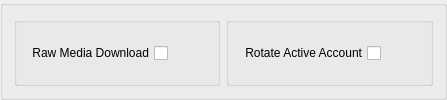
                <widget class="QGroupBox" name="gb0_6">
                 <property name="title">
                  <string/>
                 </property>
                 <property name="flat">
                  <bool>true</bool>
                 </property>
                 <layout class="QHBoxLayout" name="horizontalLayout_12">
                  <item>
                   <widget class="QGroupBox" name="groupBox_132">
                    <property name="title">
                     <string/>
                    </property>
                    <layout class="QHBoxLayout" name="horizontalLayout_241">
                     <item>
                      <widget class="QCheckBox" name="raw_media_download">
                       <property name="toolTip">
                        <string/>
                       </property>
                       <property name="layoutDirection">
                        <enum>Qt::RightToLeft</enum>
                       </property>
                       <property name="text">
                        <string>Raw Media Download</string>
                       </property>
                      </widget>
                     </item>
                     <item>
                      <spacer name="horizontalSpacer_50">
                       <property name="orientation">
                        <enum>Qt::Horizontal</enum>
                       </property>
                       <property name="sizeHint" stdset="0">
                        <size>
                         <width>40</width>
                         <height>20</height>
                        </size>
                       </property>
                      </spacer>
                     </item>
                    </layout>
                   </widget>
                  </item>
                  <item>
                   <widget class="QGroupBox" name="groupBox_25">
                    <property name="title">
                     <string/>
                    </property>
                    <layout class="QHBoxLayout" name="horizontalLayout_31">
                     <item>
                      <widget class="QCheckBox" name="rotate_active_account_number">
                       <property name="layoutDirection">
                        <enum>Qt::RightToLeft</enum>
                       </property>
                       <property name="text">
                        <string>Rotate Active Account</string>
                       </property>
                      </widget>
                     </item>
                     <item>
                      <spacer name="horizontalSpacer_17">
                       <property name="orientation">
                        <enum>Qt::Horizontal</enum>
                       </property>
                       <property name="sizeHint" stdset="0">
                        <size>
                         <width>40</width>
                         <height>20</height>
                        </size>
                       </property>
                      </spacer>
                     </item>
                    </layout>
                   </widget>
                  </item>
                 </layout>
                </widget>
